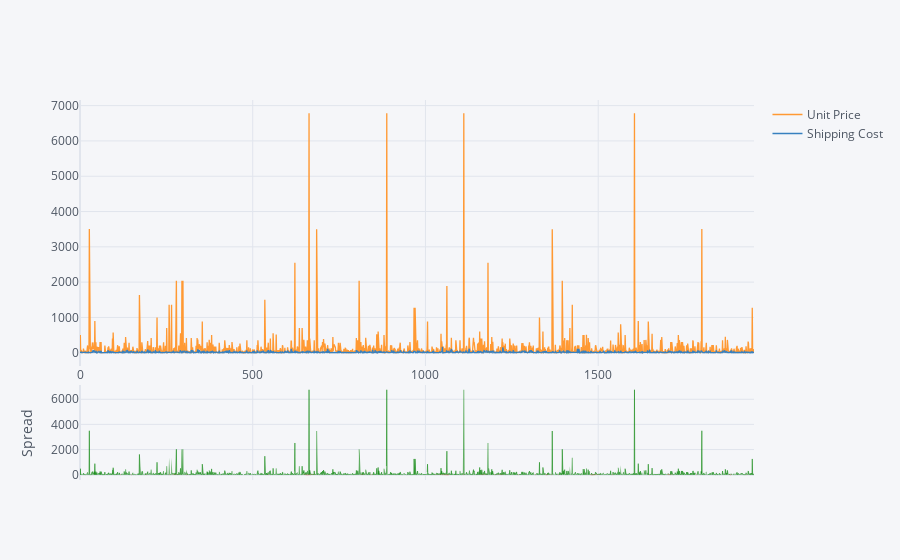

The code cell stored with this chart in its notebook:
### Code cell
df1[['Unit Price','Shipping Cost']].iplot(kind='spread')

### Figure 1 — Plotly figure (JSON) as saved in the notebook; plotly's stock layout.template omitted (floating-point values rounded to 4 significant figures; data arrays with more than 128 entries replaced by an {"elided": "..."} marker saying what was removed)
{"data": [{"line": {"color": "rgba(255, 153, 51, 1.0)", "dash": "solid", "shape": "linear", "width": 1.3}, "mode": "lines", "name": "Unit Price", "text": "", "type": "scatter", "x": {"elided": "1952 int values"}, "y": {"elided": "1952 float values"}}, {"line": {"color": "rgba(55, 128, 191, 1.0)", "dash": "solid", "shape": "linear", "width": 1.3}, "mode": "lines", "name": "Shipping Cost", "text": "", "type": "scatter", "x": {"elided": "1952 int values"}, "y": {"elided": "1952 float values"}}, {"connectgaps": false, "fill": "tozeroy", "line": {"color": "green", "dash": "solid", "shape": "linear", "width": 0.5}, "mode": "lines", "name": "Spread", "showlegend": false, "type": "scatter", "x": {"elided": "1952 int values"}, "xaxis": "x2", "y": {"elided": "1952 mixed values"}, "yaxis": "y2"}, {"connectgaps": false, "fill": "tozeroy", "line": {"color": "red", "dash": "solid", "shape": "linear", "width": 0.5}, "mode": "lines", "name": "Spread", "showlegend": false, "type": "scatter", "x": {"elided": "1952 int values"}, "xaxis": "x2", "y": {"elided": "1952 mixed values"}, "yaxis": "y2"}], "layout": {"hovermode": "x", "legend": {"bgcolor": "#F5F6F9", "font": {"color": "#4D5663"}}, "paper_bgcolor": "#F5F6F9", "plot_bgcolor": "#F5F6F9", "title": {"font": {"color": "#4D5663"}}, "xaxis": {"gridcolor": "#E1E5ED", "showgrid": true, "tickfont": {"color": "#4D5663"}, "title": {"font": {"color": "#4D5663"}, "text": ""}, "zerolinecolor": "#E1E5ED"}, "xaxis2": {"anchor": "y2", "gridcolor": "#E1E5ED", "showgrid": true, "showticklabels": false, "tickfont": {"color": "#4D5663"}, "title": {"font": {"color": "#4D5663"}, "text": ""}, "zerolinecolor": "#E1E5ED"}, "yaxis": {"domain": [0.3, 1], "gridcolor": "#E1E5ED", "showgrid": true, "tickfont": {"color": "#4D5663"}, "title": {"font": {"color": "#4D5663"}, "text": ""}, "zerolinecolor": "#E1E5ED"}, "yaxis2": {"domain": [0, 0.25], "gridcolor": "#E1E5ED", "showgrid": true, "tickfont": {"color": "#4D5663"}, "title": {"font": {"color": "#4D5663"}, "text": "Spread"}, "zerolinecolor": "#E1E5ED"}}}
